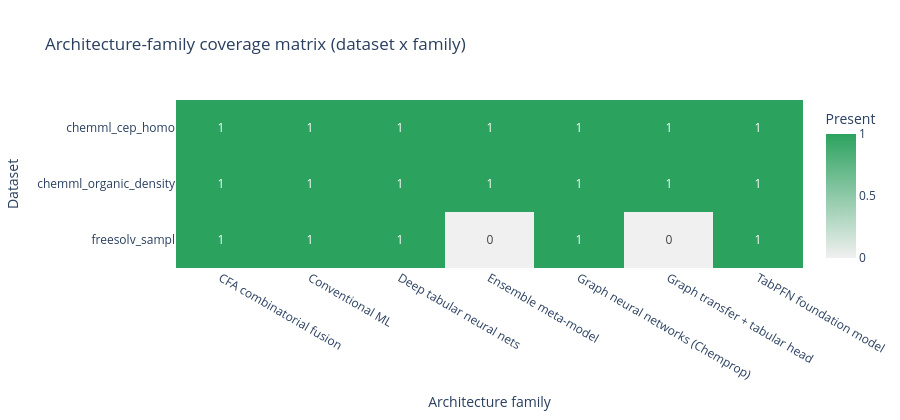

The cell this chart's notebook holds for it:
### Code cell
# Architecture coverage and prediction-diversity diagnostics


def classify_architecture_family(workflow_name, model_name):
    workflow_text = str(workflow_name or "").strip().lower()
    model_text = str(model_name or "").strip().lower()

    if "ensemble" in workflow_text or model_text.startswith("ensemble ("):
        return "Ensemble meta-model"
    if "cfa" in workflow_text or model_text.startswith("cfa ("):
        return "CFA combinatorial fusion"
    if "tabpfn" in workflow_text or "tabpfn" in model_text:
        return "TabPFN foundation model"
    if "chemprop" in workflow_text or "chemprop" in model_text:
        return "Graph neural networks (Chemprop)"
    if "maplight + gnn" in workflow_text or "maplight + gnn" in model_text:
        return "Graph transfer + tabular head"
    if "uni-mol" in workflow_text or "uni-mol" in model_text or "unimol" in model_text:
        return "3D foundation model"
    if "chemml deep learning" in workflow_text or "chemml" in model_text:
        return "Deep tabular neural nets"
    if "tuned conventional" in workflow_text:
        return "Tuned conventional ML"
    if "conventional" in workflow_text:
        return "Conventional ML"
    return "Other / unknown"


def classify_architecture_subfamily(model_name):
    model_text = str(model_name or "").strip().lower()
    if "cmpnn" in model_text:
        return "CMPNN"
    if "attentivefp" in model_text:
        return "AttentiveFP"
    if "d-mpnn" in model_text or "dmpnn" in model_text:
        return "D-MPNN"
    if "maplight + gnn" in model_text:
        return "MapLight + GNN"
    if model_text.startswith("cfa (") or "combinatorial fusion" in model_text:
        return "CFA fusion"
    if "tabpfn" in model_text:
        return "TabPFN"
    if "chemml mlp" in model_text:
        return "ChemML MLP"
    if "catboost" in model_text:
        return "CatBoost-family"
    if "xgboost" in model_text:
        return "XGBoost-family"
    if "random forest" in model_text:
        return "RandomForest-family"
    if "svr" in model_text:
        return "SVR"
    if "elasticnet" in model_text:
        return "ElasticNet-family"
    if model_text.startswith("ensemble ("):
        return "Stacking / averaging"
    return str(model_name or "")


coverage_source = SUMMARY_METRICS.copy()
error_col = pick_column(coverage_source.columns, ["error", "Error"])
if error_col is not None:
    coverage_source = coverage_source.loc[
        coverage_source[error_col].isna()
        | (coverage_source[error_col].astype(str).str.strip() == "")
    ].copy()

if coverage_source.empty:
    display_note("No successful model rows were available for architecture-coverage diagnostics.")
else:
    coverage_source["architecture_family"] = coverage_source.apply(
        lambda row: classify_architecture_family(row.get("workflow", ""), row.get("model", "")),
        axis=1,
    )
    coverage_source["architecture_subfamily"] = coverage_source["model"].apply(classify_architecture_subfamily)

    family_summary = (
        coverage_source.groupby("architecture_family", dropna=False)
        .agg(
            datasets=("dataset", "nunique"),
            models=("model", "nunique"),
            rows=("model", "size"),
            mean_rmse=(RMSE_COL, "mean") if RMSE_COL in coverage_source.columns else ("model", "size"),
        )
        .reset_index()
        .sort_values(["datasets", "rows"], ascending=[False, False])
    )

    display_note("### Architecture Coverage")
    display(family_summary)

    dataset_family_presence = (
        coverage_source.assign(present=1)
        .groupby(["dataset", "architecture_family"], dropna=False)["present"]
        .max()
        .unstack(fill_value=0)
        .sort_index()
    )

    coverage_fraction = dataset_family_presence.mean(axis=1).rename("coverage_fraction").reset_index()
    coverage_fraction = coverage_fraction.sort_values("coverage_fraction", ascending=False)
    display_note("### Per-dataset architecture-family coverage")
    display(coverage_fraction)

    coverage_fig = px.imshow(
        dataset_family_presence,
        aspect="auto",
        color_continuous_scale=[[0.0, "#f0f0f0"], [1.0, "#2ca25f"]],
        labels={"x": "Architecture family", "y": "Dataset", "color": "Present"},
        title="Architecture-family coverage matrix (dataset x family)",
        text_auto=True,
    )
    coverage_fig.update_layout(height=max(420, 45 * len(dataset_family_presence.index)))
    coverage_fig.show()

    if PREDICTIONS is None or PREDICTIONS.empty:
        display_note("No predictions table was found; skipping architecture-diversity diagnostics.")
    else:
        pred_df = PREDICTIONS.copy()
        dataset_col = pick_column(pred_df.columns, ["dataset", "dataset_id", "dataset_name"])
        model_col = pick_column(pred_df.columns, ["model", "Model"])
        predicted_col = pick_column(pred_df.columns, ["predicted", "prediction", "y_pred"])
        split_col = pick_column(pred_df.columns, ["split", "Split"])
        smiles_col = pick_column(pred_df.columns, ["smiles", "SMILES", "canonical_smiles"])
        row_col = pick_column(pred_df.columns, ["row_id", "Row", "index"])

        required = [dataset_col, model_col, predicted_col]
        if any(col is None for col in required):
            display_note("Predictions table is missing dataset/model/prediction columns; skipping diversity diagnostics.")
        else:
            pred_df = pred_df.rename(columns={dataset_col: "dataset", model_col: "model", predicted_col: "predicted"})
            if split_col is not None:
                pred_df = pred_df.rename(columns={split_col: "split"})
                pred_df = pred_df.loc[pred_df["split"].astype(str).str.lower() == "test"].copy()

            if smiles_col is not None:
                pred_df = pred_df.rename(columns={smiles_col: "smiles_key"})
            elif row_col is not None:
                pred_df = pred_df.rename(columns={row_col: "smiles_key"})
            else:
                pred_df["smiles_key"] = pred_df.groupby(["dataset", "model"]).cumcount().astype(str)

            pred_df["predicted"] = pd.to_numeric(pred_df["predicted"], errors="coerce")
            pred_df = pred_df.loc[pred_df["predicted"].notna()].copy()

            diversity_rows = []
            pair_rows = []
            for dataset_name, group in pred_df.groupby("dataset", sort=True):
                wide = group.pivot_table(index="smiles_key", columns="model", values="predicted", aggfunc="mean")
                if wide.shape[1] < 2:
                    continue

                corr = wide.corr(method="spearman")
                if corr.shape[0] < 2:
                    continue

                corr_values = corr.to_numpy(dtype=float)
                tri = np.triu_indices_from(corr_values, k=1)
                pair_corr = corr_values[tri]
                pair_corr = pair_corr[np.isfinite(pair_corr)]
                if pair_corr.size == 0:
                    continue

                abs_corr = np.abs(pair_corr)
                diversity_rows.append(
                    {
                        "dataset": dataset_name,
                        "models_in_pairwise_corr": int(corr.shape[0]),
                        "pair_count": int(pair_corr.size),
                        "mean_abs_spearman": float(np.mean(abs_corr)),
                        "median_abs_spearman": float(np.median(abs_corr)),
                        "max_abs_spearman": float(np.max(abs_corr)),
                        "diversity_index": float(1.0 - np.median(abs_corr)),
                    }
                )

                cols = list(corr.columns)
                for i in range(len(cols)):
                    for j in range(i + 1, len(cols)):
                        value = corr.iat[i, j]
                        if pd.isna(value):
                            continue
                        pair_rows.append(
                            {
                                "dataset": dataset_name,
                                "model_a": str(cols[i]),
                                "model_b": str(cols[j]),
                                "spearman": float(value),
                                "abs_spearman": float(abs(value)),
                            }
                        )

            if not diversity_rows:
                display_note("Prediction diversity diagnostics could not be computed (insufficient aligned test predictions).")
            else:
                diversity_df = pd.DataFrame(diversity_rows).sort_values("diversity_index", ascending=False).reset_index(drop=True)
                display_note("### Prediction Diversity Across Architectures")
                display(diversity_df)

                diversity_fig = px.bar(
                    diversity_df.sort_values("diversity_index", ascending=True),
                    x="dataset",
                    y="diversity_index",
                    hover_data=["models_in_pairwise_corr", "median_abs_spearman", "max_abs_spearman"],
                    title="Architecture diversity index by dataset (1 - median |Spearman|)",
                )
                diversity_fig.update_layout(yaxis_title="Diversity index (higher is better)", xaxis_title="Dataset")
                diversity_fig.show()

                if pair_rows:
                    pair_df = pd.DataFrame(pair_rows)
                    pair_df["pair"] = pair_df.apply(
                        lambda row: " / ".join(sorted([str(row["model_a"]), str(row["model_b"])])),
                        axis=1,
                    )
                    pair_summary = (
                        pair_df.groupby("pair", dropna=False)
                        .agg(
                            datasets=("dataset", "nunique"),
                            mean_abs_spearman=("abs_spearman", "mean"),
                            median_abs_spearman=("abs_spearman", "median"),
                            max_abs_spearman=("abs_spearman", "max"),
                        )
                        .reset_index()
                        .sort_values(["mean_abs_spearman", "datasets"], ascending=[False, False])
                    )
                    display_note("### Most redundant model pairs (cross-dataset)")
                    display(pair_summary.head(20))

### Figure 1 — Plotly figure (JSON) as saved in the notebook; plotly's stock layout.template omitted (floating-point values rounded to 4 significant figures)
{"data": [{"coloraxis": "coloraxis", "hovertemplate": "Architecture family: %{x}<br>Dataset: %{y}<br>Present: %{z}<extra></extra>", "name": "0", "texttemplate": "%{z}", "type": "heatmap", "x": ["CFA combinatorial fusion", "Conventional ML", "Deep tabular neural nets", "Ensemble meta-model", "Graph neural networks (Chemprop)", "Graph transfer + tabular head", "TabPFN foundation model"], "xaxis": "x", "y": ["chemml_cep_homo", "chemml_organic_density", "freesolv_sampl"], "yaxis": "y", "z": [[1, 1, 1, 1, 1, 1, 1], [1, 1, 1, 1, 1, 1, 1], [1, 1, 1, 0, 1, 0, 1]]}], "layout": {"coloraxis": {"colorbar": {"title": {"text": "Present"}}, "colorscale": [[0, "#f0f0f0"], [1, "#2ca25f"]]}, "height": 420, "title": {"text": "Architecture-family coverage matrix (dataset x family)"}, "xaxis": {"anchor": "y", "domain": [0, 1], "title": {"text": "Architecture family"}}, "yaxis": {"anchor": "x", "autorange": "reversed", "domain": [0, 1], "title": {"text": "Dataset"}}}}
